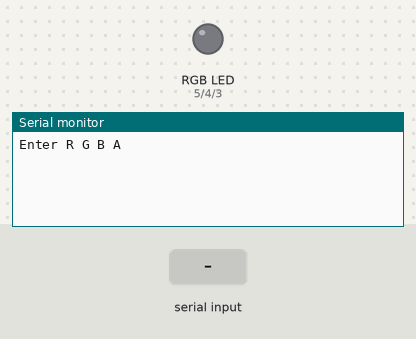
This sketch was run on a simulated Arduino Uno, built with avr-gcc and run on an emulated ATmega328P. Shown: an RGB LED mixed from three pins (HIGH = lit), the last lines printed to the serial monitor. The inputs (shaded band) are chosen by the test bench.

Above: at 1.2 s.
1.3 s: " \n" received over Serial
At 3.5 s:
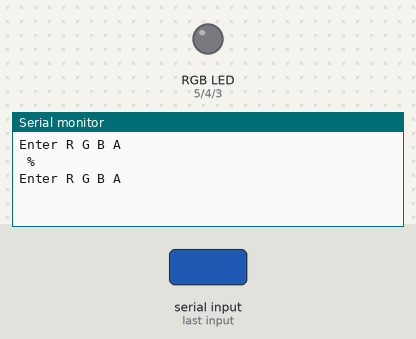
3.8 s: "0\n" received over Serial
At 5.7 s:
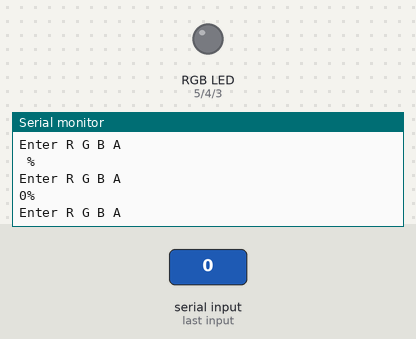
6.3 s: "1 90 45\n" received over Serial
At 8.0 s:
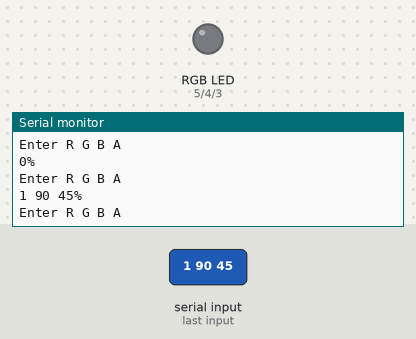

Measured:
- after the input at 1.3 s, the serial monitor: prints a new line after 1.0 s (image 1)
- after the input at 3.8 s, the serial monitor: prints a new line after 1.0 s (image 2)
- after the input at 6.3 s, the serial monitor: prints a new line after 1.0 s (image 3)

The sketch:

RGBA.ino
```cpp
using namespace std;

int pinR=5;
int pinG=4;
int pinB=3;

int RGBA[4];
int count;

String input, out;

void setup(){
  Serial.begin(9600);
  pinMode(pinR, OUTPUT);
  pinMode(pinG, OUTPUT);
  pinMode(pinB, OUTPUT);
}

void loop(){
  Serial.println("Enter R G B A");
  while (Serial.available() == 0);
  input = Serial.readStringUntil("\n");
  input = input.substring(0,input.indexOf("\n"))+ "%\n";
  Serial.println(input);
  count = 0;
  while (input.indexOf(" ")!=-1){
    RGBA[count] = input.substring(0, input.indexOf(" ")).toInt();
    count++;
    input = input.substring(input.indexOf(" ")+1);
  }
  RGBA[count] = input.toInt();

  for(int i = 0; i < 4; i++){
    RGBA[i] = (RGBA[i] * RGBA[3])/100;
  }

  analogWrite(pinR, RGBA[0]);
  analogWrite(pinG, RGBA[1]);
  analogWrite(pinB, RGBA[2]);

}
```
